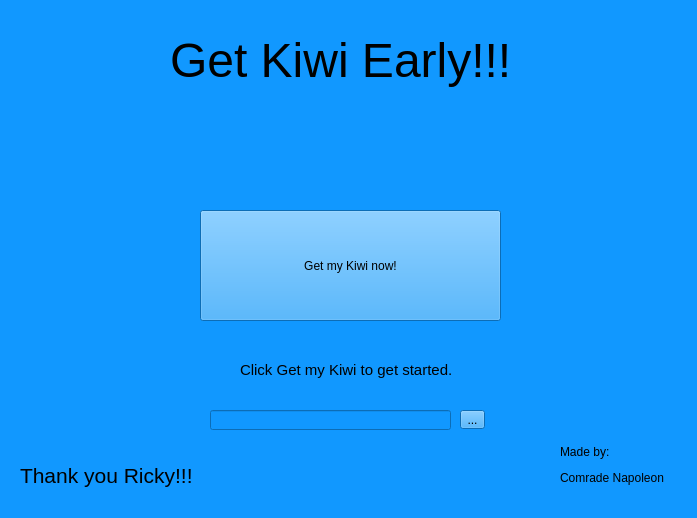
<?xml version="1.0" encoding="UTF-8"?>
<ui version="4.0">
 <class>InstallerWindow</class>
 <widget class="QMainWindow" name="InstallerWindow">
  <property name="geometry">
   <rect>
    <x>0</x>
    <y>0</y>
    <width>697</width>
    <height>518</height>
   </rect>
  </property>
  <property name="sizePolicy">
   <sizepolicy hsizetype="Fixed" vsizetype="Fixed">
    <horstretch>0</horstretch>
    <verstretch>0</verstretch>
   </sizepolicy>
  </property>
  <property name="windowTitle">
   <string>Get Kiwi Early!</string>
  </property>
  <property name="styleSheet">
   <string notr="true">background-color: rgb(17, 152, 255);</string>
  </property>
  <widget class="QWidget" name="InstallerWidget">
   <widget class="QLabel" name="TitleText">
    <property name="geometry">
     <rect>
      <x>170</x>
      <y>20</y>
      <width>361</width>
      <height>81</height>
     </rect>
    </property>
    <property name="text">
     <string>&lt;html&gt;&lt;head/&gt;&lt;body&gt;&lt;p&gt;&lt;span style=&quot; font-size:36pt;&quot;&gt;Get Kiwi Early!!!&lt;/span&gt;&lt;/p&gt;&lt;/body&gt;&lt;/html&gt;</string>
    </property>
   </widget>
   <widget class="QPushButton" name="InstallButton">
    <property name="geometry">
     <rect>
      <x>200</x>
      <y>210</y>
      <width>301</width>
      <height>111</height>
     </rect>
    </property>
    <property name="text">
     <string>Get my Kiwi now!</string>
    </property>
   </widget>
   <widget class="QLabel" name="CreditsText">
    <property name="geometry">
     <rect>
      <x>560</x>
      <y>440</y>
      <width>131</width>
      <height>51</height>
     </rect>
    </property>
    <property name="text">
     <string>&lt;html&gt;&lt;head/&gt;&lt;body&gt;&lt;p&gt;Made by:&lt;/p&gt;&lt;p&gt;Comrade Napoleon&lt;/p&gt;&lt;/body&gt;&lt;/html&gt;</string>
    </property>
   </widget>
   <widget class="QLabel" name="StatusText">
    <property name="geometry">
     <rect>
      <x>240</x>
      <y>350</y>
      <width>231</width>
      <height>41</height>
     </rect>
    </property>
    <property name="text">
     <string>&lt;html&gt;&lt;head/&gt;&lt;body&gt;&lt;p&gt;&lt;span style=&quot; font-size:11pt;&quot;&gt;Click Get my Kiwi to get started.&lt;/span&gt;&lt;/p&gt;&lt;/body&gt;&lt;/html&gt;</string>
    </property>
   </widget>
   <widget class="QLabel" name="RickyText">
    <property name="geometry">
     <rect>
      <x>20</x>
      <y>460</y>
      <width>181</width>
      <height>31</height>
     </rect>
    </property>
    <property name="text">
     <string>&lt;html&gt;&lt;head/&gt;&lt;body&gt;&lt;p&gt;&lt;span style=&quot; font-size:16pt;&quot;&gt;Thank you Ricky!!!&lt;/span&gt;&lt;/p&gt;&lt;/body&gt;&lt;/html&gt;</string>
    </property>
   </widget>
   <widget class="QLabel" name="Ricky">
    <property name="geometry">
     <rect>
      <x>30</x>
      <y>320</y>
      <width>131</width>
      <height>141</height>
     </rect>
    </property>
    <property name="text">
     <string>&lt;html&gt;&lt;head/&gt;&lt;body&gt;&lt;p&gt;&lt;img src=&quot;:/images/ricky.png&quot;/&gt;&lt;/p&gt;&lt;/body&gt;&lt;/html&gt;</string>
    </property>
   </widget>
   <widget class="QLabel" name="Tivo">
    <property name="geometry">
     <rect>
      <x>610</x>
      <y>10</y>
      <width>71</width>
      <height>91</height>
     </rect>
    </property>
    <property name="text">
     <string>&lt;html&gt;&lt;head/&gt;&lt;body&gt;&lt;p&gt;&lt;img src=&quot;:/images/TiVo.png&quot;/&gt;&lt;/p&gt;&lt;/body&gt;&lt;/html&gt;</string>
    </property>
   </widget>
   <widget class="QLineEdit" name="InstallLocation">
    <property name="geometry">
     <rect>
      <x>210</x>
      <y>410</y>
      <width>241</width>
      <height>20</height>
     </rect>
    </property>
   </widget>
   <widget class="QToolButton" name="ChooseFolderButton">
    <property name="geometry">
     <rect>
      <x>460</x>
      <y>410</y>
      <width>25</width>
      <height>19</height>
     </rect>
    </property>
    <property name="text">
     <string>...</string>
    </property>
   </widget>
  </widget>
  <widget class="QStatusBar" name="InstallerStatusBar"/>
 </widget>
 <resources>
  <include location="images.qrc"/>
 </resources>
 <connections/>
</ui>
